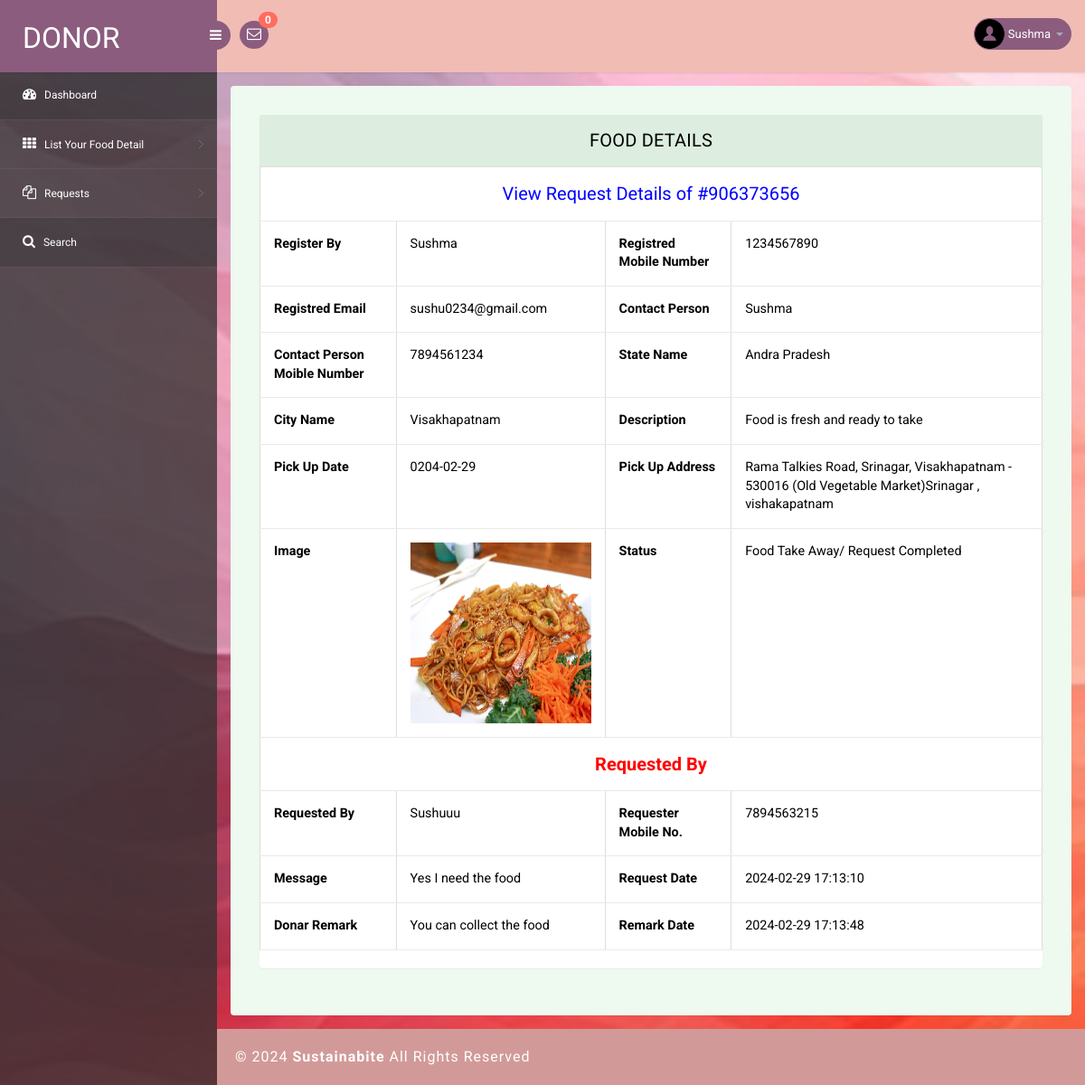
The page /donor/view-requestdetails.php?frid=8 (signed in) on the database its author committed.
### tables this page shows
CREATE TABLE `tbldonor` (
  `ID` int(10) NOT NULL,
  `FullName` varchar(200) DEFAULT NULL,
  `Email` varchar(200) DEFAULT NULL,
  `MobileNumber` bigint(10) DEFAULT NULL,
  `Password` varchar(120) DEFAULT NULL,
  `RegDate` timestamp NULL DEFAULT current_timestamp()
);

CREATE TABLE `tblfoodrequests` (
  `id` int(11) NOT NULL,
  `requestNumber` bigint(12) DEFAULT NULL,
  `foodId` int(1) DEFAULT NULL,
  `fullName` varchar(150) DEFAULT NULL,
  `mobileNumber` bigint(12) DEFAULT NULL,
  `message` mediumtext DEFAULT NULL,
  `requestDate` timestamp NULL DEFAULT current_timestamp(),
  `status` varchar(120) DEFAULT NULL,
  `donorRemark` mediumtext DEFAULT NULL,
  `requestCompletionDate` timestamp NULL DEFAULT NULL ON UPDATE current_timestamp()
);

CREATE TABLE `tblfood` (
  `ID` int(10) NOT NULL,
  `DonorID` int(10) DEFAULT NULL,
  `foodId` int(10) DEFAULT NULL,
  `FoodItems` mediumtext DEFAULT NULL,
  `StateName` varchar(200) DEFAULT NULL,
  `CityName` varchar(200) DEFAULT NULL,
  `pgName` longtext NOT NULL,
  `Description` mediumtext DEFAULT NULL,
  `PickupDate` varchar(200) DEFAULT NULL,
  `PickupAddress` mediumtext DEFAULT NULL,
  `ContactPerson` varchar(200) DEFAULT NULL,
  `CPMobNumber` bigint(10) DEFAULT NULL,
  `Image` varchar(200) DEFAULT NULL,
  `CreationDate` timestamp NULL DEFAULT current_timestamp(),
  `UpdationDate` timestamp NULL DEFAULT NULL ON UPDATE current_timestamp()
);

### donor/view-requestdetails.php (the view, shortened to what this page needs)
<?php
include('includes/dbconnection.php');
if (strlen($_SESSION['pgasoid']==0)) {
  header('location:logout.php');
  } else{
?>
<!DOCTYPE html>
<head>
<link rel="stylesheet" href="css/bootstrap.min.css" >
<link href="css/style.css" rel='stylesheet' type='text/css' />
<link href="css/style-responsive.css" rel="stylesheet"/>
<link rel="stylesheet" href="css/font.css" type="text/css"/>
<link href="css/font-awesome.css" rel="stylesheet">
</head>
<body>
<section id="container">
<?php include_once('includes/header.php');?>
<?php include_once('includes/sidebar.php');?>
<section id="main-content">
	<section class="wrapper">
		<div class="table-agile-info">
 <div class="panel panel-default">
    <div class="panel-heading">
 Food Details
    </div>
    <div>
<?php
$fid=$_GET['frid'];
$ret=mysqli_query($con,"select tblfoodrequests.requestNumber,tblfoodrequests.requestDate,tblfoodrequests.mobileNumber,tblfoodrequests.message,tblfoodrequests.status,tblfoodrequests.donorRemark,tblfoodrequests.requestCompletionDate,tblfoodrequests.fullName,
tblfood.ID,tblfood.foodId,tblfood.ContactPerson,tblfood.CPMobNumber,tblfood.CreationDate,tblfood.FoodItems,tblfood.StateName,tblfood.CityName,tblfood.Description,tblfood.PickupDate,tblfood.PickupAddress,tblfood.Image,tblfood.UpdationDate,tbldonor.FullName,tbldonor.MobileNumber,tbldonor.Email from
tblfoodrequests
join tblfood  on tblfood.ID=tblfoodrequests.foodId
join tbldonor on tblfood.DonorID=tbldonor.ID
 where  tblfoodrequests.id='$fid'");
while ($row=mysqli_fetch_array($ret)) {
?>
      <table border="1" class="table table-bordered mg-b-0">
    <tr align="center">
<td colspan="4" style="font-size:20px;color:blue">
 View Request Details of #<?php  echo $row['requestNumber'];?></td></tr>
  <tr>
    <th>Register By </th>
    <td><?php  echo $row['FullName'];?></td>
    <th>Registred Mobile Number</th>
    <td><?php  echo $row['MobileNumber'];?></td>
  </tr>
<tr>
    <th>Registred Email</th>
    <td><?php  echo $row['Email'];?></td>
    <th>Contact Person</th>
    <td><?php  echo $row['ContactPerson'];?></td>
  </tr>
  <tr>
    <th>Contact Person Moible Number</th>
    <td><?php  echo $row['CPMobNumber'];?></td>
    <th>State Name</th>
    <td><?php echo $row['StateName']; ?></td>
  </tr>
<tr>
<th>City Name</th>
<td>
<?php echo $row['CityName']; ?>
  </td>
<th>Description</th>
<td>
<?php echo $row['Description']; ?>
  </td>
  </tr>
  <tr>
<th>Pick Up Date</th>
<td>
<?php echo $row['PickupDate']; ?>
  </td>
<th>Pick Up Address</th>
<td>
<?php echo $row['PickupAddress']; ?>
  </td>
  </tr>
  <tr>
<th>Image</th>
<td>
<img src="../donor/images/<?php echo $row['Image']; ?>" width="200" height="200">
  </td>
    <th>Status</th>
    <td> <?php
if($row['status']==""){
echo "Not Confirmed Yet";
}else{
echo $row['status'];}
;?></td>
<tr>
  <th colspan="4" style="text-align:center;color:red;font-size:20px;">Requested By</th>
</tr>
<tr>
<th>Requested By</th>
<td><?php echo $row['fullName']; ?></td>
<th>Requester Mobile No.</th>
<td><?php echo $row['mobileNumber']; ?></td>
</tr>
<tr>
<th>Message</th>
<td><?php echo $row['message']; ?></td>
<th>Request Date</th>
<td><?php echo $row['requestDate']; ?></td>
</tr>
<?php if($row['donorRemark']!=''): ?>
<tr>
<th>Donar Remark</th>
<td><?php echo $row['donorRemark']; ?></td>
<th>Remark Date</th>
<td><?php echo $row['requestCompletionDate']; ?></td>
</tr>
<?php endif; ?>
</tr>
  </table>
     <?php } ?>
    </div>
  </div>
</div>
</section>
		 <?php include_once('includes/footer.php');?>
</section>
</section>
</body>
</html>
<?php }  ?>

### donor/includes/header.php (shortened to what this page needs)
<header class="header fixed-top clearfix">
<div class="brand">
    <a href="dashboard.php" class="logo">
        Donor
    </a>
    <div class="sidebar-toggle-box">
        <div class="fa fa-bars"></div>
    </div>
</div>
<div class="nav notify-row" id="top_menu">
    <ul class="nav top-menu">
                <?php
        $did=$_SESSION['pgasoid'];
$ret1=mysqli_query($con,"select tblfoodrequests.id,fullName,requestNumber from tblfoodrequests
 join tblfood  on tblfood.ID=tblfoodrequests.foodId
 where tblfood.DonorID='$did' and (tblfoodrequests.status is null || tblfoodrequests.status='')");
$num=mysqli_num_rows($ret1);
?>
        <li id="header_inbox_bar" class="dropdown">
            <a data-toggle="dropdown" class="dropdown-toggle" href="#">
                <i class="fa fa-envelope-o"></i>
                <span class="badge bg-important"><?php echo $num;?></span>
            </a>
        </li>
    </ul>
</div>
<div class="top-nav clearfix">
    <ul class="nav pull-right top-menu">
        <li class="dropdown">
            <a data-toggle="dropdown" class="dropdown-toggle" href="#">
                <?php
$donorid=$_SESSION['pgasoid'];
$ret=mysqli_query($con,"select FullName from  tbldonor where ID='$donorid'");
$row=mysqli_fetch_array($ret);
$name=$row['FullName'];
?>
                <img alt="" src="images/2.png">
                <span class="username"><?php echo $name; ?></span>
                <b class="caret"></b>
            </a>
        </li>
    </ul>
</div>
</header>

### donor/css/style.css (style rules this page uses)
ul, ol { margin: 0; }
html, body { font-family: 'Roboto', sans-serif; font-size: 100%; overflow-x: hidden; background: url(../images/bg.jpg) no-repeat 0px 0px; background-size:cover; width:100%; height:100%; }
body a { transition: 0.5s all ease; -webkit-transition: 0.5s all ease; -moz-transition: 0.5s all ease; -o-transition: 0.5s all ease; -ms-transition: 0.5s all ease; text-decoration:none; }
ul,label { margin:0; padding:0; }
#main-content { margin-left:240px; -webkit-transition:all .3s ease-in-out; -moz-transition:all .3s ease-in-out; -o-transition:all .3s ease-in-out; transition:all .3s ease-in-out; }
.header { left:0; right:0; z-index:1002; background:rgb(240, 188, 180); -webkit-transition:all .3s ease-in-out; -moz-transition:all .3s ease-in-out; -o-transition:all .3s ease-in-out; transition:all .3s ease-in-out; }
.fixed-top { position:fixed; box-shadow:1px 0 3px rgba(0,0,0,.15); }
.wrapper { display:inline-block; margin-top:80px; padding:15px; width:100%; }
.brand { background:#8b5c7e; float:left; width:240px; height:80px; position:relative; }
a.logo { font-size:32px; color:#fff; float:left; margin:20px 0 0 25px; text-transform:uppercase; }
#top_menu .nav>li,ul.top-menu>li { float:left; }
.notify-row { float:left; margin-top:23px; margin-left:25px; }
ul.top-menu { margin-right:15px; margin-top: 0; }
ul.top-menu > li > a { color: #fff; font-size: 16px; background: #8b5c7e; padding: 4px 8px; margin-right: 15px; border-radius: 50%; -webkit-border-radius: 50%; padding-right: 8px !important; }
.notify-row .badge { position:absolute; right:-10px; top:-10px; z-index:100; }
.top-nav { margin-top:20px; }
.top-nav img { border-radius:50%; -webkit-border-radius:50%; width:33px; }
.top-nav .username { font-size:13px; color:#fff; }
.top-nav ul.top-menu>li>a { border-radius: 100px; -webkit-border-radius: 100px; padding: 0px; background: none; margin-right: 0; border: 1px solid #8b5c7e; background: #8b5c7e; }
.top-nav ul.top-menu>li { margin-left:10px; }
.top-nav .nav .caret { border-bottom-color:#A4AABA; border-top-color:#A4AABA; }
.sidebar-toggle-box { float:left; margin-top:23px; margin-left:-15px; background:#8b5c7e; border-radius:50%; -webkit-border-radius:50%; width:32px; height:32px; position:absolute; right:-15px; }
.sidebar-toggle-box .fa-bars { cursor:pointer; display:inline-block; font-size:15px; padding:8px 8px 8px 9px; color:#fff; }
.panel-heading { position: relative; height: 57px; line-height: 57px; letter-spacing: 0.2px; color: #000; font-size: 18px; font-weight: 400; padding: 0 16px; background:#ddede0; border-top-right-radius: 2px; border-top-left-radius: 2px; text-transform: uppercase; text-align: center; }
.panel { border: none ! important; }
.table>tbody>tr>td, .table>tbody>tr>th, .table>tfoot>tr>td, .table>tfoot>tr>th, .table>thead>tr>td, .table>thead>tr>th { border-bottom: 1px solid #e9e9e9 ! important; }
.table > thead > tr > th, .table > tbody > tr > th, .table > tfoot > tr > th, .table > thead > tr > td, .table > tbody > tr > td, .table > tfoot > tr > td { border-top: none !important; }
.table td, .table>tbody>tr>td, .table>tbody>tr>th, .table>tfoot>tr>td, .table>tfoot>tr>th, .table>thead>tr>td, .table>thead>tr>th { padding: 15px!important; }
.table > thead > tr > th, .table > tbody > tr > th, .table > tfoot > tr > th, .table > thead > tr > td, .table > tbody > tr > td, .table > tfoot > tr > td { font-size: 0.9em; color: #000; border-top: none !important; }
.table-agile-info { background: #eef9f0; padding: 2em; border-radius: 4px; -webkit-box-shadow: 0 1px 1px rgba(0,0,0,.05); box-shadow: 0 1px 1px rgba(0,0,0,.05); }
.panel-default>.panel-heading { color: #000000 ! important; background-color: #ddede0 ! important; border-color: #ddede0 ! important; font-size: 20px; }
.badge.bg-important { background: #ff6c60; }

### rows shown on the page
tbldonor: FullName "Sushma"
tblfoodrequests: requestNumber "906373656", tbldonor.FullName "Sushma", tbldonor.MobileNumber "1234567890", tbldonor.Email "sushu0234@gmail.com", foodId.ContactPerson "Sushma", foodId.CPMobNumber "7894561234", foodId.StateName "Andra Pradesh", foodId.CityName "Visakhapatnam", foodId.Description "Food is fresh and ready to take", foodId.PickupDate "0204-02-29", foodId.PickupAddress "Rama Talkies Road, Srinagar, Visakhapatnam - 530016 (Old Vegetable Market)Srinagar , vishakapatnam", foodId.Image (picture), status "Food Take Away/ Request Completed", fullName "Sushuuu", mobileNumber "7894563215", message "Yes I need the food", requestDate "2024-02-29 17:13:10", donorRemark "You can collect the food", requestCompletionDate "2024-02-29 17:13:48"

### other values the page prints
$num "0"
